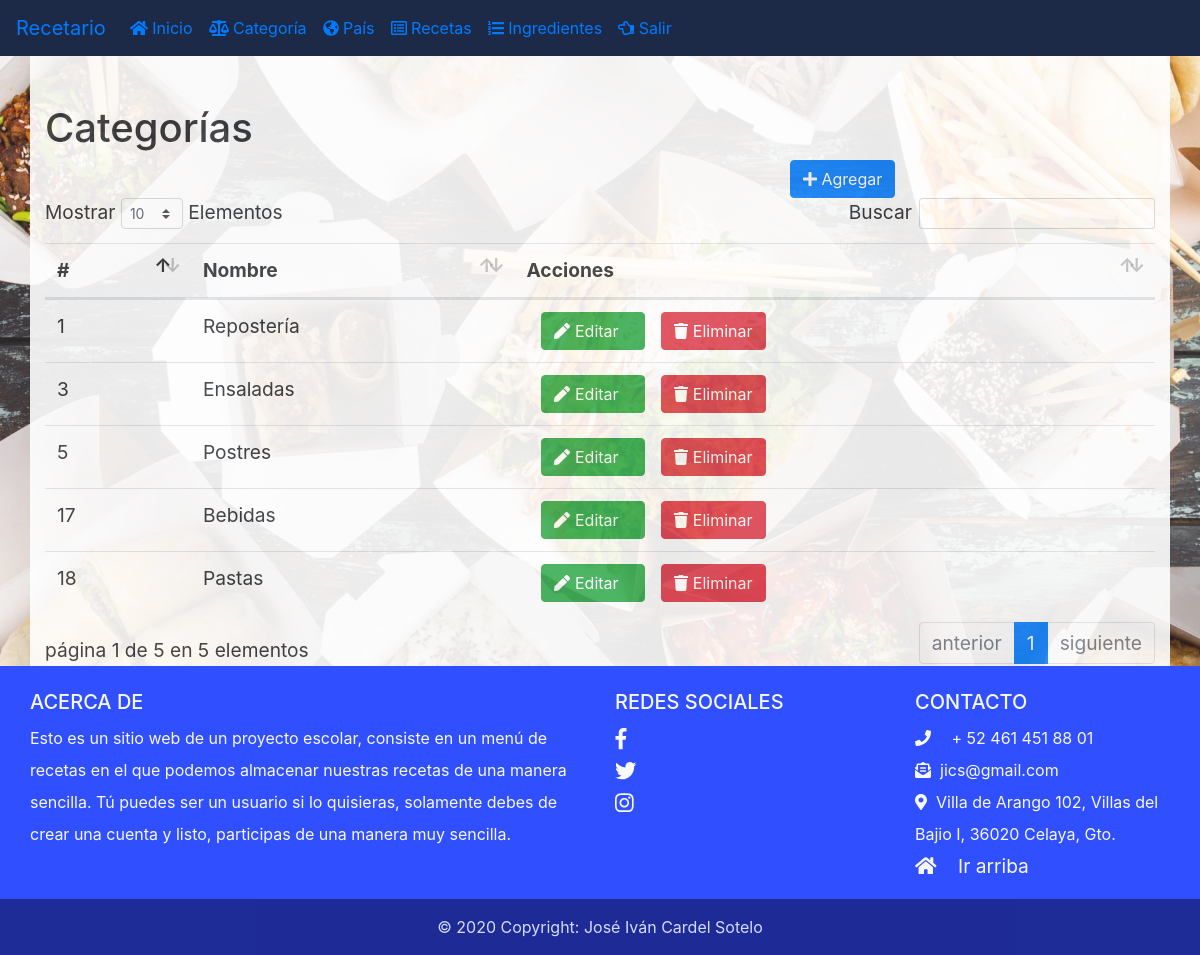
Screenshot of /adm/categorias.php (signed in) with the database file from the repository.
### tables this page shows
CREATE TABLE `categoria` (
  `idCategoria` int(11) NOT NULL,
  `nombreCategoria` varchar(40) DEFAULT NULL
);

### adm/categorias.php (the view, shortened to what this page needs)
<!DOCTYPE html>
<html lang="en">
<head>
    <link rel="stylesheet" href="../css/bootstrap.css">
    <link rel="stylesheet" href="../css/estilo.css">
    <link rel="stylesheet" href="../css/datatables.min.css">
</head>
<body>
    <?php include_once("../layout/navbaradm.php"); ?>
    <div class="bg5">
        <div class="container te pt-5">
            <h1>Categorías</h1>
            <div class="row">
                <div class="offset-8 col-2-s-1">
                    <div class="btn btn-primary btn-block" id="agregaCategoria">
                        <i class="fas fa-plus"></i> Agregar</div>
                </div>
            </div>
            <table class="table mt-1" id="tablaCategoria">
                <thead>
                    <tr>
                        <th>#</th>
                        <th>Nombre</th>
                        <th>Acciones</th>
                    </tr>
                </thead>
                <tbody>
        <?php
            require_once("../conec.php");
            $resultado=mysqli_query($cn,"select * from categoria");
            while($fila=mysqli_fetch_array($resultado)){
                echo"<tr>";
                    echo"<td>".$fila['idCategoria']."</td>";
                    echo"<td>".$fila['nombreCategoria']."</td>";
                    echo"<td><div class=\"container\"><div class='btn btn-success editar' data-id='".$fila['idCategoria']."'><i class='fas fa-pen'></i> Editar&nbsp &nbsp</div> &nbsp <div class='btn btn-danger borrar' data-id='".$fila['idCategoria']."'><i class='fas fa-trash'></i> Eliminar</div></div></td>";
                echo"</tr>";
            }
        ?>
                </tbody>
            </table>
        </div>
    </div>
    <?php include_once("../layout/footer2.php"); ?>
</body>
</html>

### css/estilo.css (style rules this page uses)
.bg5 { background-image: url("../image/cat.jpg"); height: 100%; background-position: center; background-repeat: no-repeat; background-size: cover; opacity: 0.9; }
.te { font-size: 1.2rem; background-color: #ffffff; opacity: .9; }

### rows the page displays
categoria: idCategoria "1", nombreCategoria "Repostería"
categoria: idCategoria "3", nombreCategoria "Ensaladas"
categoria: idCategoria "5", nombreCategoria "Postres"
categoria: idCategoria "17", nombreCategoria "Bebidas"
categoria: idCategoria "18", nombreCategoria "Pastas"
